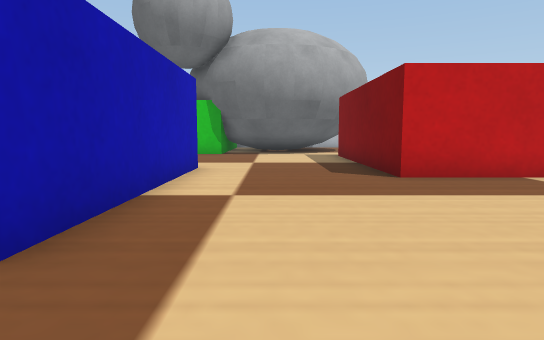
view 1 (above)

20 first-person views from a walk through a world built for the Webots simulator. The camera is 0.04 m above the floor, tilts 6° down and sees 75° across. The floor is counted in squares, 0.05 m on a side. Each view is taken from the middle of a square. On the plan, view 1 faces up. The plan holds only what a view shows up to about 12 squares ahead; the rest is blank. Robots are left out. Simple shapes and patterns stand in for the simulator's stock objects.

view 2
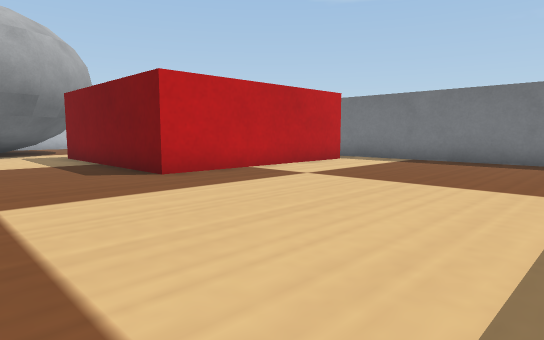

view 3
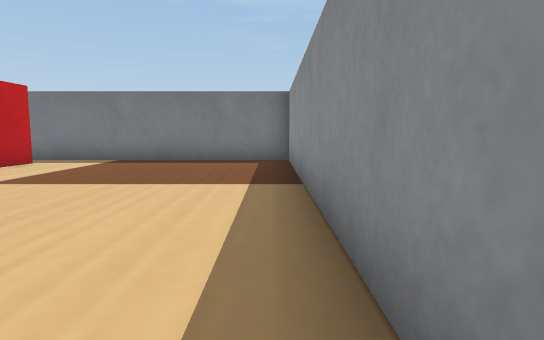

view 4
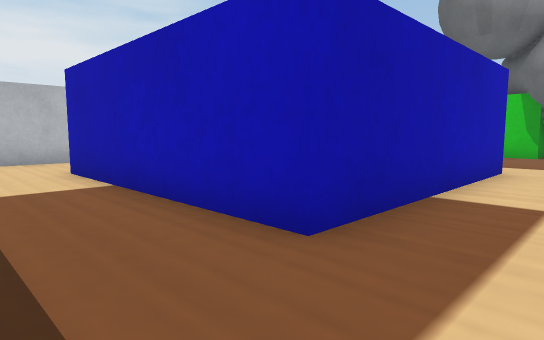

view 5
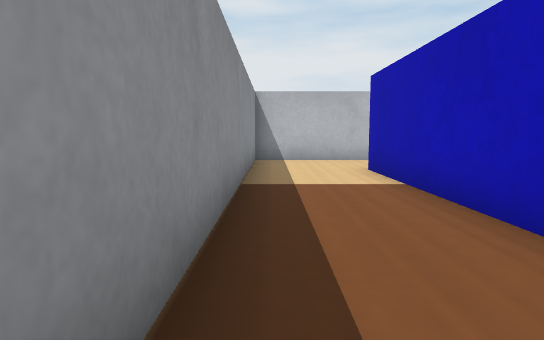

view 6
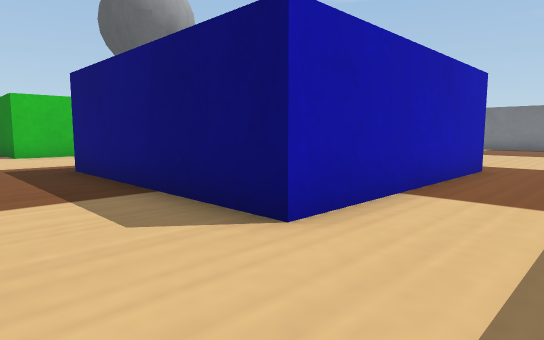

view 7
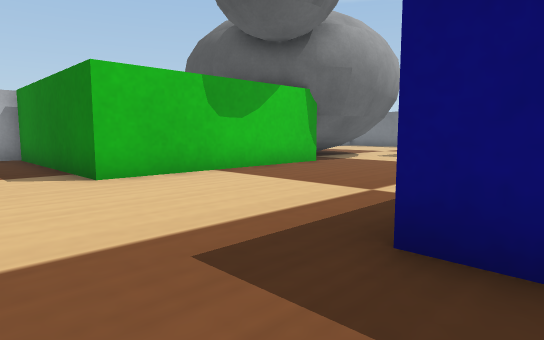

view 8
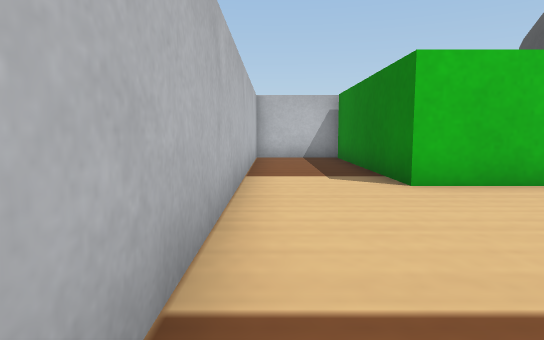

view 9
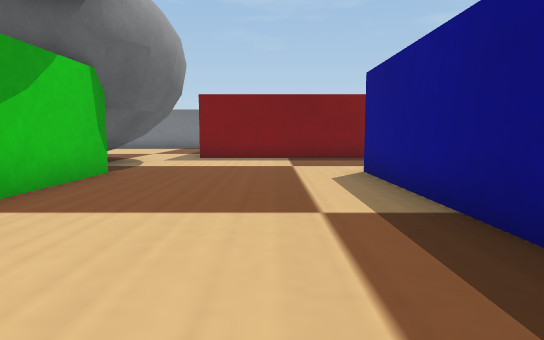

view 10
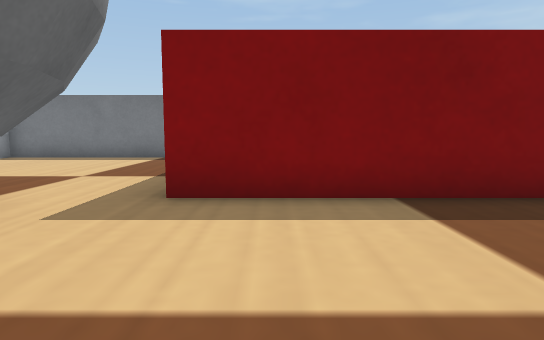

view 11
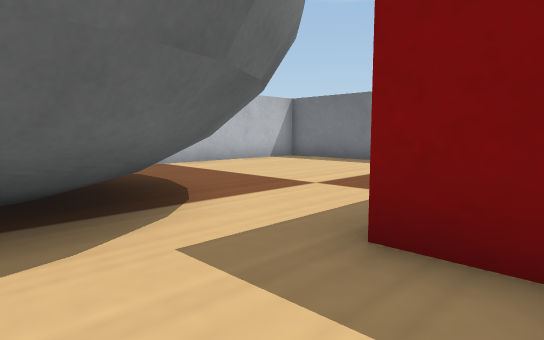

view 12
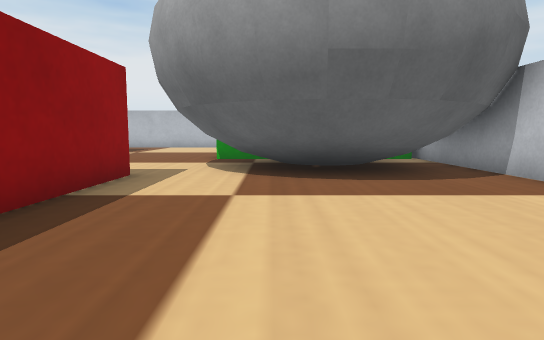

view 13
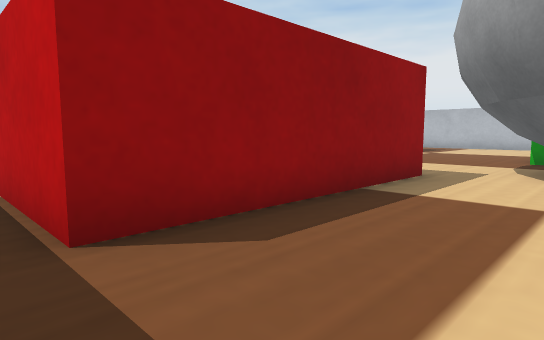

view 14
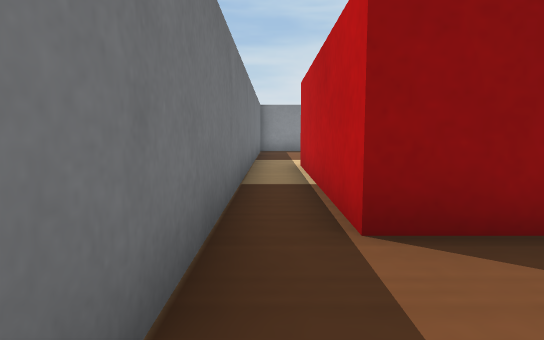

view 15
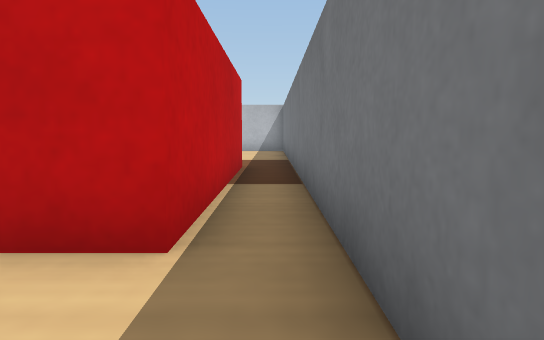

view 16
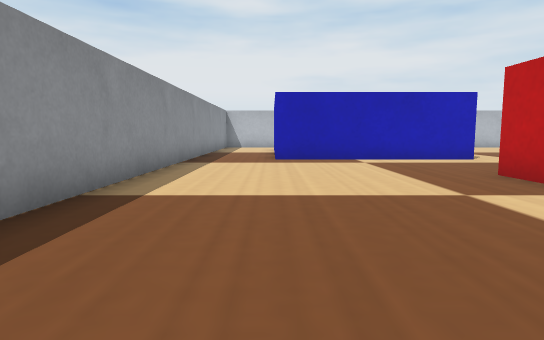

view 17
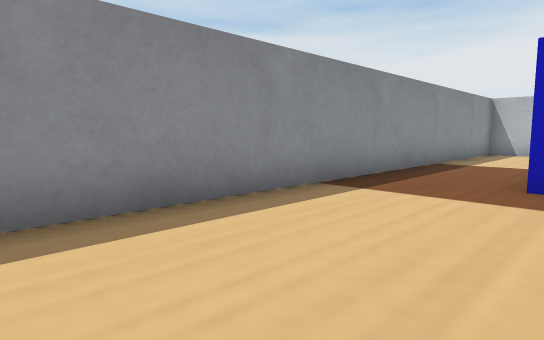

view 18
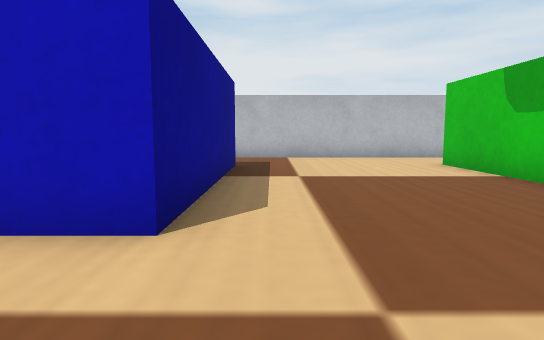

view 19
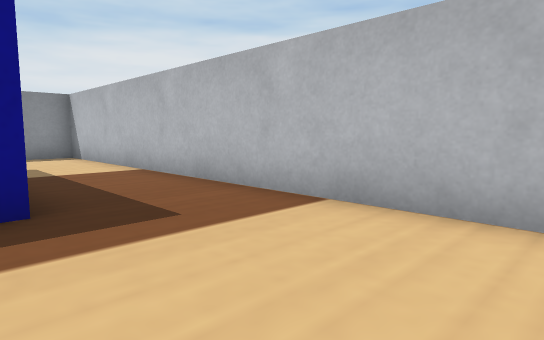

view 20
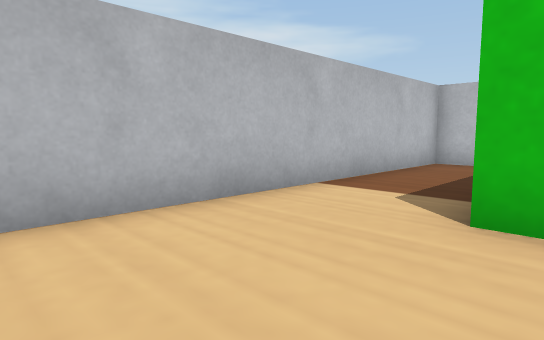

### Floor plan
Key: @ floor where view 1 was taken; # wall or solid block; . floor; B red box; L blue box; C cat; G green box.
Columns run from 11 left of view 1 to 10 right of it. Each row starts with its distance up from view 1.
 20 ####     #CCCC########
 19 #..G     G   CC......#
 18 #..G        CCC......#
 17 #..G    C   CCCC.....#
 16 #..G    C   CCCC.....#
 15 #..G     G CCCCC.....#
 14 #..G     GCCCCC......#
 13 #..GGGGGGGCCCC.......#
 12 #............BBBBBBB.#
 11 #............B     B.#
 10 #............B     B.#
  9 #............B     B.#
  8 #..LLLLLLL...B     B.#
  7 #..L     L...B     B.#
  6 #..L     L....BBBBBB.#
  5 #..L     L...........#
  4 #..L     L...........#
  3 #..L     L...........#
  2 #..LLLLLLL...........#
  1 #....................#
  0 #..........@.........#
 -1 ######################

Positions as (right, up) in squares from view 1, and headings:
1: (0, 0), facing up
2: (-1, 0), facing up-right
3: (-1, 0), facing right
4: (0, 0), facing up-left
5: (0, 0), facing left
6: (-10, 0), facing up-right
7: (-10, 7), facing up-right
8: (-10, 8), facing up
9: (-9, 10), facing right
10: (-2, 11), facing right
11: (0, 11), facing up-right
12: (9, 15), facing left
13: (9, 15), facing down-left
14: (9, 15), facing down
15: (9, 4), facing up
16: (9, 2), facing left
17: (4, 3), facing down-left
18: (1, 9), facing left
19: (-7, 12), facing down-left
20: (-7, 10), facing up-left
